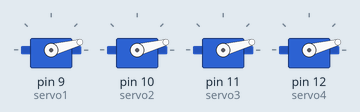
The sketch below on a simulated Arduino Uno, built with avr-gcc and run on an emulated ATmega328P. On the bench: 4 × servo.

Above: at 0.1 s.
At 1.0 s:
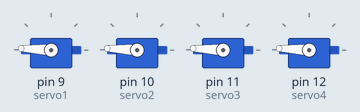
At 2.1 s:
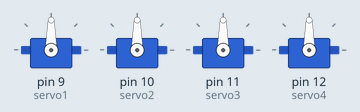
Timing chart, 0 to 3.6 s (numbered marks = the images above):
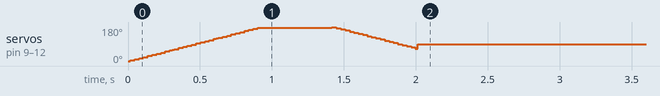

The sketch:

4_servo_motors_sweeping.ino
```cpp
#include <Servo.h>

Servo servo1;
Servo servo2;
Servo servo3;
Servo servo4;

void setup() {
  servo1.attach(9);
  servo2.attach(10);
  servo3.attach(11);
  servo4.attach(12);

  int pos = 0;
  int direction = 1;
  int stepSize = 3;

  unsigned long startTime = millis();

  while (millis() - startTime < 2000) {
    servo1.write(pos);
    servo2.write(pos);
    servo3.write(pos);
    servo4.write(pos);

    pos += (direction * stepSize);

    if (pos >= 180) {
      pos = 180;
      direction = -1;
      delay(500);
    } else if (pos <= 0) {
      pos = 0;
      direction = 1;
      delay(500);
    }

    delay(15);
  }

  servo1.write(90);
  servo2.write(90);
  servo3.write(90);
  servo4.write(90);
}

void loop() {
}
```
